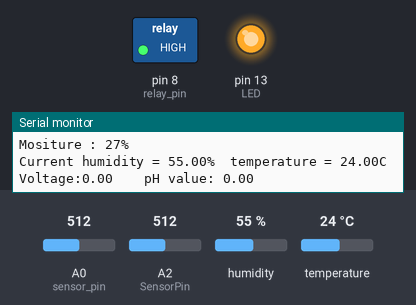
Simulated run of this sketch. Board: Arduino Uno, built with avr-gcc and run on an emulated ATmega328P. Parts: switched loads named in the sketch (green lamp = pin HIGH), output pins drawn as LEDs (lit = HIGH), the last lines printed to the serial monitor. Inputs (shaded band) come from the test bench; at power-on: A0 (sensor_pin) = 512, A2 (SensorPin) = 512, humidity 55 %, temperature 24 °C.

Above: at 2.8 s.
2.9 s: A0 (sensor_pin) set to 539
At 5.3 s:
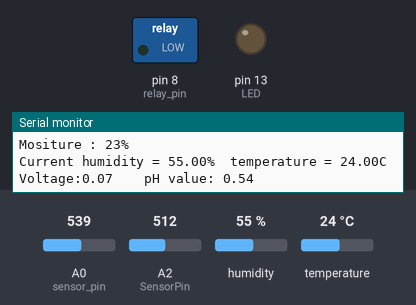
9.3 s: A0 (sensor_pin) set to 306
At 13.1 s:
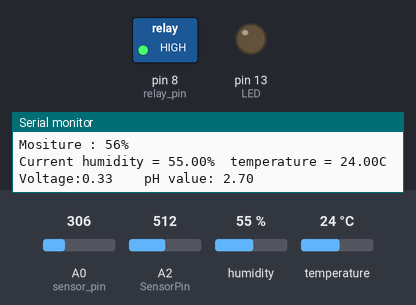
15.7 s: A0 (sensor_pin) set to 716
At 18.9 s:
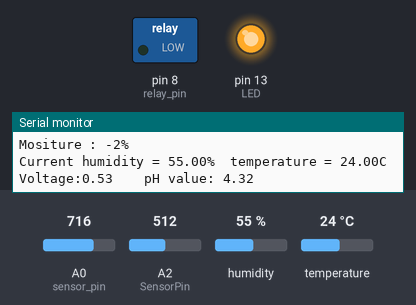
Timing chart, 0 to 27.9 s (numbered marks = the images above; inputs shaded):
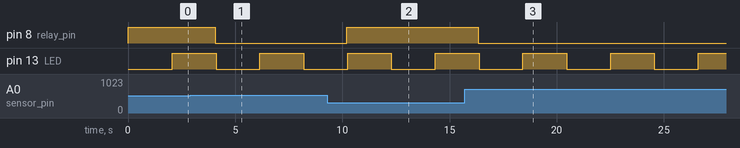

The sketch:

MoiustureSensorTestUNO.ino
```cpp
#include "dht.h"
#define dht_apin A1 // Analog Pin sensor is connected to


#define SensorPin A2            //pH meter Analog output to Arduino Analog Input 0
#define Offset 0.00            //deviation compensate
#define LED 13
#define samplingInterval 20
#define printInterval 800
#define ArrayLenth  40    //times of collection


int sensor_pin = A0; // Soil Sensor input at Analog PIN A0
int relay_pin = 8;


dht DHT;


int pHArray[ArrayLenth];   //Store the average value of the sensor feedback
int pHArrayIndex=0;


int base_map = 700;
int top_map = 5;
int output_value;


void setup() {

  pinMode(sensor_pin,INPUT);

  pinMode(LED,OUTPUT);

  pinMode(relay_pin,OUTPUT);

  Serial.begin(9600);

  //Serial.println("DHT11 Humidity & temperature Sensor\n\n");


}


void loop() {

   output_value = map(analogRead(sensor_pin),base_map,top_map,0,100);

   Serial.print("Mositure : ");

   Serial.print(output_value);

   Serial.println("%");

  if(output_value<25) digitalWrite(relay_pin,LOW);
   else digitalWrite(relay_pin,HIGH);


   //-----------------------------temp-----------------------------


 DHT.read11(dht_apin);

    Serial.print("Current humidity = ");
    Serial.print(DHT.humidity);
    Serial.print("%  ");
    Serial.print("temperature = ");
    Serial.print(DHT.temperature);
    Serial.println("C  ");
    Serial.println("");


//------------------------------pH------------------------------------------


  static unsigned long samplingTime = millis();
  static unsigned long printTime = millis();
  static float pHValue,voltage;
  if(millis()-samplingTime > samplingInterval)
  {
      pHArray[pHArrayIndex++]=analogRead(SensorPin);
      if(pHArrayIndex==ArrayLenth)pHArrayIndex=0;
      voltage = avergearray(pHArray, ArrayLenth)*5.0/1024;
      pHValue = 8.2*voltage+Offset;
      samplingTime=millis();
  }
  if(millis() - printTime > printInterval)   //Every 800 milliseconds, print a numerical, convert the state of the LED indicator
  {
  Serial.print("Voltage:");
        Serial.print(voltage,2);
        Serial.print("    pH value: ");
  Serial.println(pHValue,2);
        digitalWrite(LED,digitalRead(LED)^1);
        printTime=millis();
  }


     delay(2000);//Wait 5 seconds before accessing sensor again.


}


double avergearray(int* arr, int number){
  int i;
  int max,min;
  double avg;
  long amount=0;
  if(number<=0){
    Serial.println("Error number for the array to avraging!/n");
    return 0;
  }
  if(number<5){   //less than 5, calculated directly statistics
    for(i=0;i<number;i++){
      amount+=arr[i];
    }
    avg = amount/number;
    return avg;
  }else{
    if(arr[0]<arr[1]){
      min = arr[0];max=arr[1];
    }
    else{
      min=arr[1];max=arr[0];
    }
    for(i=2;i<number;i++){
      if(arr[i]<min){
        amount+=min;        //arr<min
        min=arr[i];
      }else {
        if(arr[i]>max){
          amount+=max;    //arr>max
          max=arr[i];
        }else{
          amount+=arr[i]; //min<=arr<=max
        }
      }//if
    }//for
    avg = (double)amount/(number-2);
  }//if
  return avg;
}
```

Measured:
- the behaviour switches between 526 and 527 on A0 (sensor_pin) (found by bisection; images 0 and 1)
- after the input at 2.9 s, pin 8 (relay_pin): HIGH → LOW after 1.2 s
- after the input at 9.3 s, pin 8 (relay_pin): LOW → HIGH after 0.90 s
- after the input at 15.7 s, pin 8 (relay_pin): HIGH → LOW after 0.64 s
- by itself, pin 13 (LED): alternates HIGH for 2.0 s and LOW for 2.0 s
